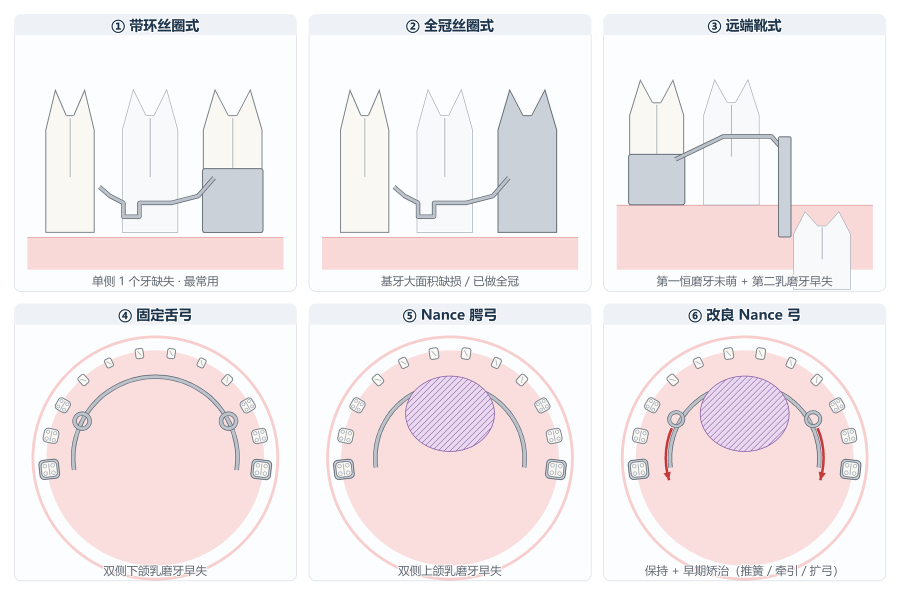
#> input picture figs/fig01_overview.png, 1800 x 1190 px (shown at 1/2 size)
$ python build_ppt.py
#> lines starting #> are read from the running program, lines starting #| are printed output that depends on the picture
# -*- coding: utf-8 -*-
"""把《图解手册》PDF 的内容做成 16:9 讲解 PPT。"""
import os
from PIL import Image
from pptx import Presentation
from pptx.util import Inches, Pt
from pptx.dml.color import RGBColor
from pptx.enum.text import PP_ALIGN, MSO_ANCHOR
from pptx.enum.shapes import MSO_SHAPE
from pptx.oxml.ns import qn
from pptx.oxml import parse_xml

FIGS = 'figs'
OUT = '固定式间隙保持器与改良Nance弓_讲解PPT.pptx'
EA = '微软雅黑'
DARK = '1F364D'
ACCENT = '0F5C8A'
GREY = '5F6770'
GREEN = '18643E'
RED = 'B03A2B'
BAND = 'EEF4F9'
LINE = 'D6E2EC'

# ---------- 拆图：总览图拆成上下两半，便于单页展示 ----------
im = Image.open(os.path.join(FIGS, 'fig01_overview.png'))
#> im is the input picture: PIL image 1800x1190 RGB; mean R, G, B 244.1, 237.5, 239.3
im.crop((0, 10, im.width, 597)).save(os.path.join(FIGS, 'fig01_top.png'))
im.crop((0, 593, im.width, 1180)).save(os.path.join(FIGS, 'fig01_bottom.png'))


def split(name, out_prefix, cuts):
    """按 (y0, y1) 列表切分图片，输出 out_prefix_1..n.png。"""
#> called with name = 'fig05_modified_nance.png', out_prefix = 'fig05'
    img = Image.open(os.path.join(FIGS, name))
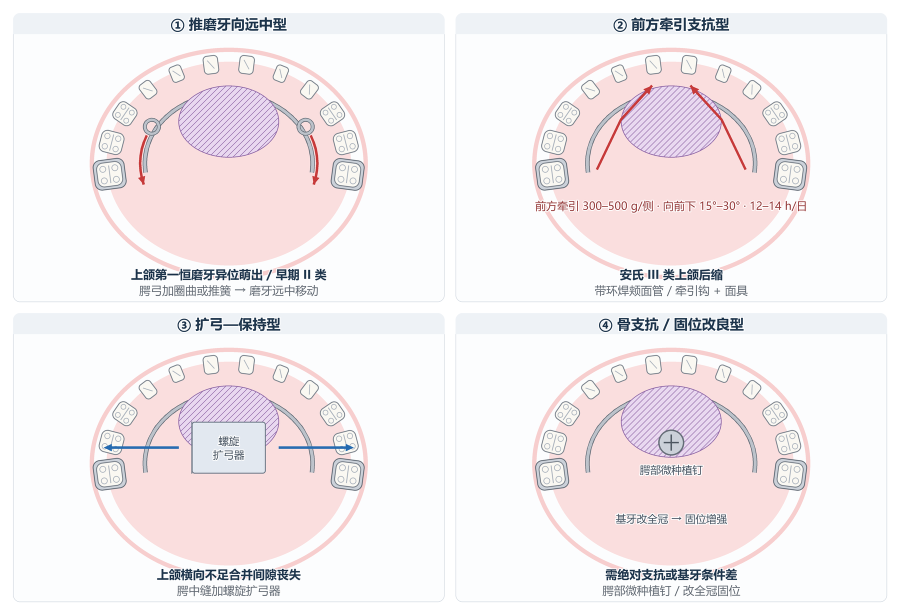
#> input picture figs/fig05_modified_nance.png, 1800 x 1230 px (shown at 1/2 size)
#> img is the input picture: PIL image 1800x1230 RGB; mean R, G, B 243.7, 237.3, 239.6
    outs = []
    for i, (y0, y1) in enumerate(cuts, 1):
        p = os.path.join(FIGS, '%s_%d.png' % (out_prefix, i))
        img.crop((0, y0, img.width, min(y1, img.height))).save(p)
        outs.append('%s_%d.png' % (out_prefix, i))
#> after the loop, outs = ['fig05_1.png', 'fig05_2.png']
    return outs


split('fig05_modified_nance.png', 'fig05', [(15, 612), (608, 1215)])
split('fig06_decision_flow.png', 'fig06', [(15, 578), (576, 1235)])
#> call 2 of split, with name = 'fig06_decision_flow.png', out_prefix = 'fig06'
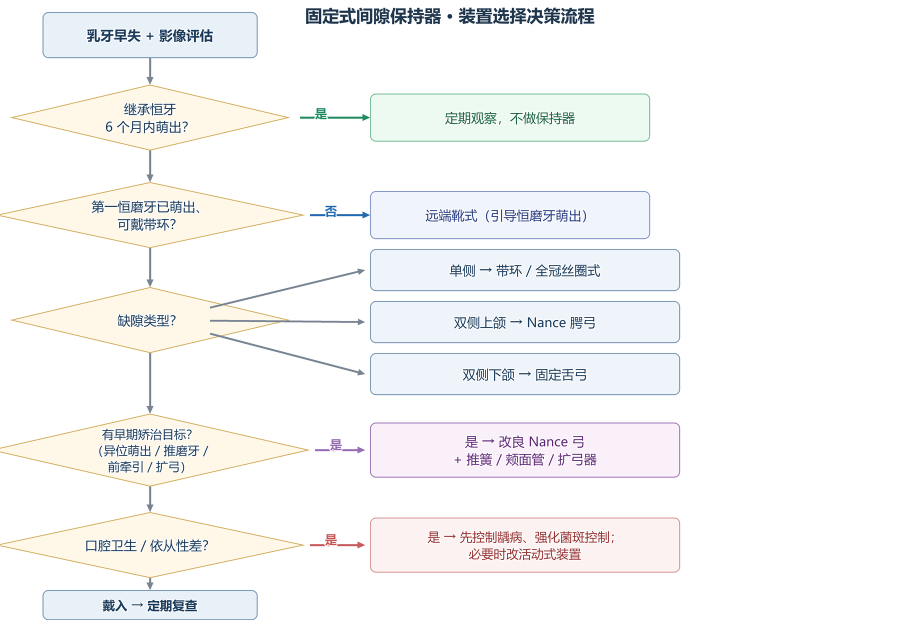
#> input picture figs/fig06_decision_flow.png, 1800 x 1240 px (shown at 1/2 size)
#> in split, img is the input picture: PIL image 1800x1240 RGB; mean R, G, B 246.4, 246.5, 246.7
#> the loop in split (call 2), `for i, (y0, y1) in enumerate(cuts, 1):` made 2 passes
#> (i, y0, y1) on passes 1 to 2: (1, 15, 578), (2, 576, 1235)
#> pass 1, in split (call 2), `img.crop((0, y0, img.width, min(y1, img.height))).save(p)`:
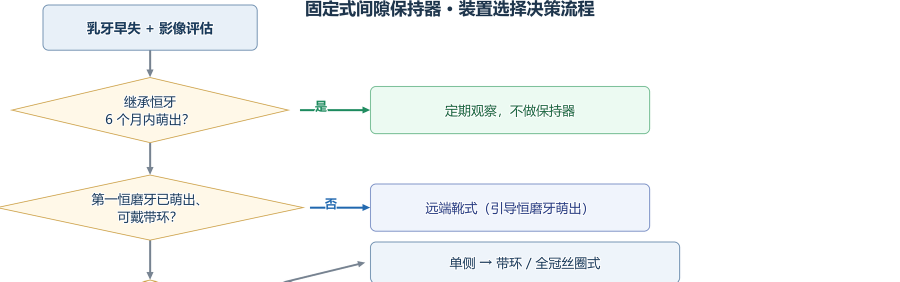
#> saved as fig06_1.png: PIL image 1800x563 RGB (shown at 1/2 size); mean R, G, B 244.7, 246.6, 246.6
#> after the loop in split (call 2), `for i, (y0, y1) in enumerate(cuts, 1):`: outs = ['fig06_1.png', 'fig06_2.png']
split('fig08_dos_donts.png', 'fig08', [(75, 700), (690, 1315)])
#> call 3 of split, with name = 'fig08_dos_donts.png', out_prefix = 'fig08'
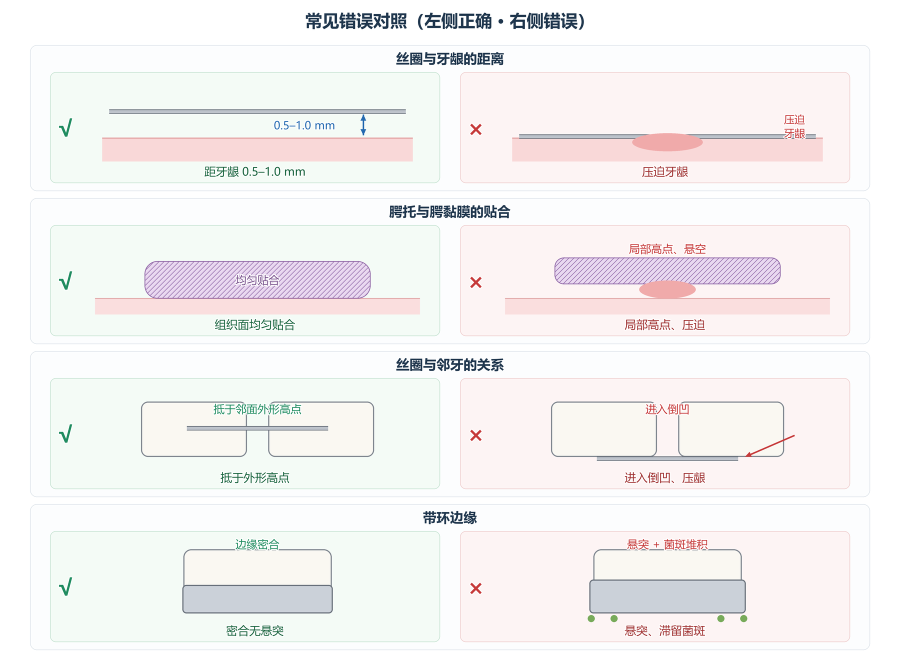
#> input picture figs/fig08_dos_donts.png, 1800 x 1320 px (shown at 1/2 size)
#> in split, img is the input picture: PIL image 1800x1320 RGB; mean R, G, B 244.6, 242.5, 242.4
#> the loop in split (call 3), `for i, (y0, y1) in enumerate(cuts, 1):` made 2 passes
#> (i, y0, y1) on passes 1 to 2: (1, 75, 700), (2, 690, 1315)
#> pass 1, in split (call 3), `img.crop((0, y0, img.width, min(y1, img.height))).save(p)`:
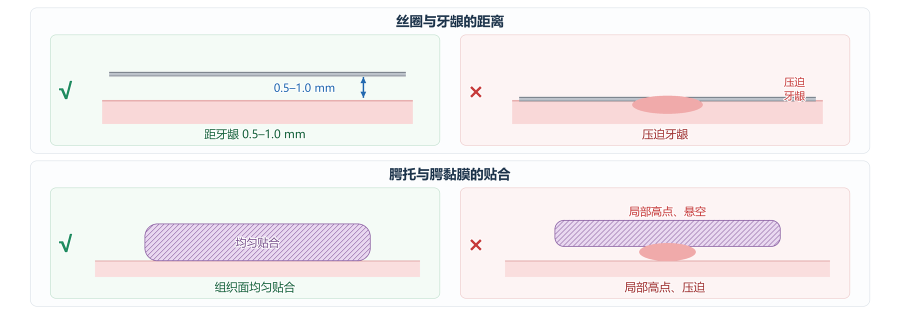
#> saved as fig08_1.png: PIL image 1800x625 RGB (shown at 1/2 size); mean R, G, B 245, 240.5, 241.4
#> after the loop in split (call 3), `for i, (y0, y1) in enumerate(cuts, 1):`: outs = ['fig08_1.png', 'fig08_2.png']
split('fig12_cases.png', 'fig12', [(80, 632), (626, 1180)])
#> call 4 of split, with name = 'fig12_cases.png', out_prefix = 'fig12'
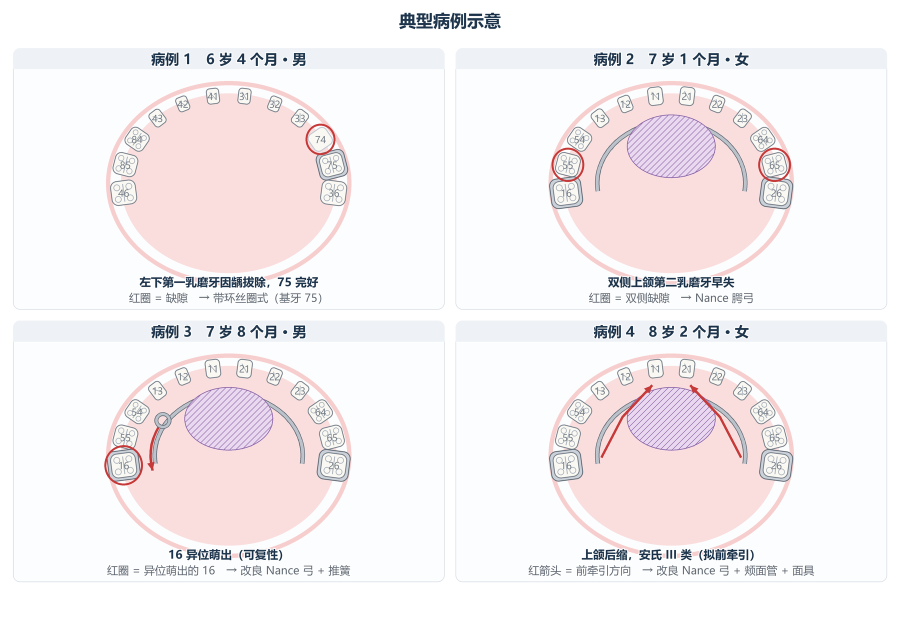
#> input picture figs/fig12_cases.png, 1800 x 1240 px (shown at 1/2 size)
#> in split, img is the input picture: PIL image 1800x1240 RGB; mean R, G, B 245.1, 239.9, 241.7
#> the loop in split (call 4), `for i, (y0, y1) in enumerate(cuts, 1):` made 2 passes
#> (i, y0, y1) on passes 1 to 2: (1, 80, 632), (2, 626, 1180)
#> pass 2, in split (call 4), `img.crop((0, y0, img.width, min(y1, img.height))).save(p)`:
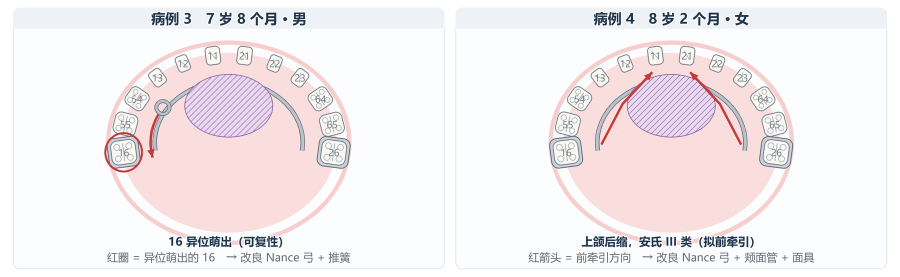
#> saved as fig12_2.png: PIL image 1800x554 RGB (shown at 1/2 size); mean R, G, B 243.7, 238, 240.2
#> after the loop in split (call 4), `for i, (y0, y1) in enumerate(cuts, 1):`: outs = ['fig12_1.png', 'fig12_2.png']

#> (the run stopped early here; a loop or call above may not have finished)
